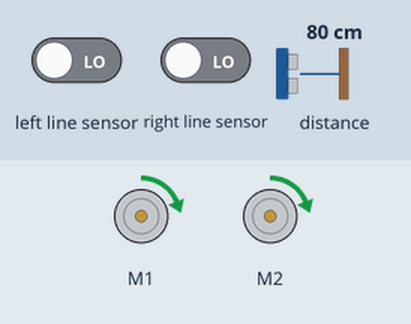
Recording of a program running on a simulated BBC micro:bit (MakeCode). Parts: 2 × DC motor (green arrow = forward, orange = backward, longer = faster). Inputs (shaded band) come from the test bench; at power-on: distance to the obstacle 80 cm, left line sensor LOW, right line sensor LOW.

Above: at 1.2 s.
1.3 s: distance to the obstacle set to 4 cm
At 2.1 s:
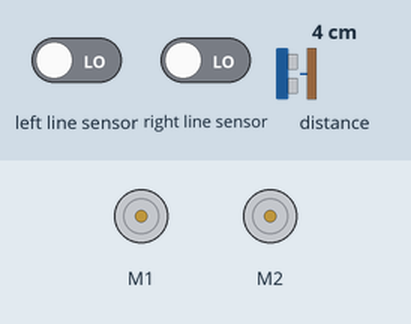
2.8 s: distance to the obstacle set to 2 cm
At 3.5 s:
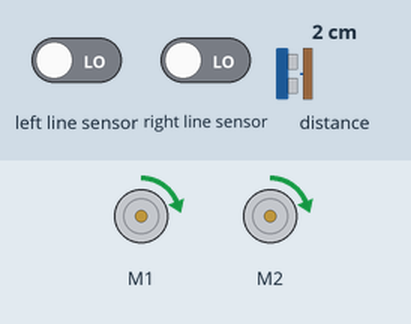
4.3 s: left line sensor driven HIGH
At 5.2 s:
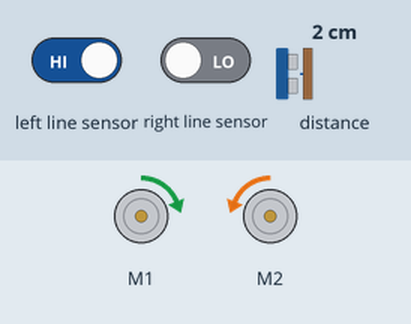
5.8 s: right line sensor driven HIGH
At 6.15 s:
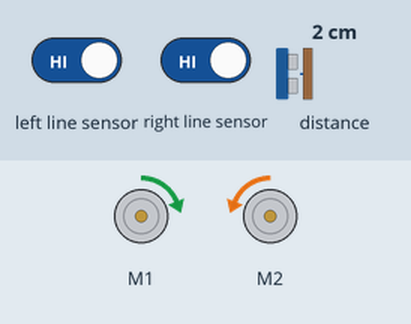
8.8 s: distance to the obstacle set to 299 cm
11.8 s: distance to the obstacle set to 9 cm
Timing chart, 0 to 14.3 s (numbered marks = the images above; inputs shaded):
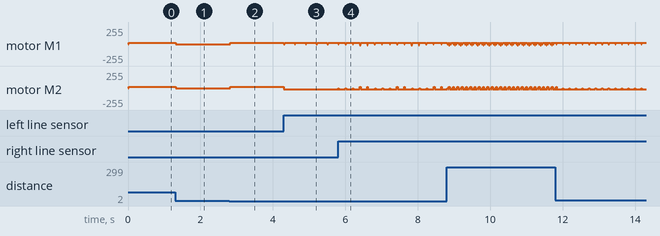

The program:

main.ts
```typescript
basic.forever(function () {
    if (maqueen.Ultrasonic(PingUnit.Centimeters) == 4) {
        maqueen.motorStop(maqueen.Motors.All)
    } else {
        if (maqueen.readPatrol(maqueen.Patrol.PatrolRight) == 0 && maqueen.readPatrol(maqueen.Patrol.PatrolLeft) == 0) {
            maqueen.motorRun(maqueen.Motors.All, maqueen.Dir.CW, 20)
        } else {
            if (maqueen.readPatrol(maqueen.Patrol.PatrolRight) == 1) {
                maqueen.motorStop(maqueen.Motors.All)
                maqueen.motorRun(maqueen.Motors.M1, maqueen.Dir.CCW, 20)
                maqueen.motorRun(maqueen.Motors.M2, maqueen.Dir.CW, 20)
            }
            if (maqueen.readPatrol(maqueen.Patrol.PatrolLeft) == 1) {
                maqueen.motorStop(maqueen.Motors.M1)
                maqueen.motorRun(maqueen.Motors.M2, maqueen.Dir.CCW, 20)
                maqueen.motorRun(maqueen.Motors.M1, maqueen.Dir.CW, 20)
            }
        }
    }
})
```

test.ts
```typescript
// aquí va el archivo "tests"; esto no se compilará cuando este paquete se utilice como una extensión.
```

Measured:
- after the input at 1.3 s, motor M1, motor M2: forward 20/255 → stopped at once
- after the input at 2.8 s, motor M1, motor M2: stopped → forward 20/255 at once
- after the input at 4.3 s, motor M1: alternates forward 20/255 for 0.28 s and stopped for 0.02 s, starting at once; motor M2: forward 20/255 → backward 20/255 at once
- after the input at 5.8 s, motor M2: backward 20/255 → stopped at once, then repeats every 1.0 s: 2 × (backward 20/255 0.18 s, stopped 0.02 s), 2 × (backward 20/255 0.18 s, forward 20/255 0.02 s), backward 20/255 0.20 s, stopped 0.02 s
